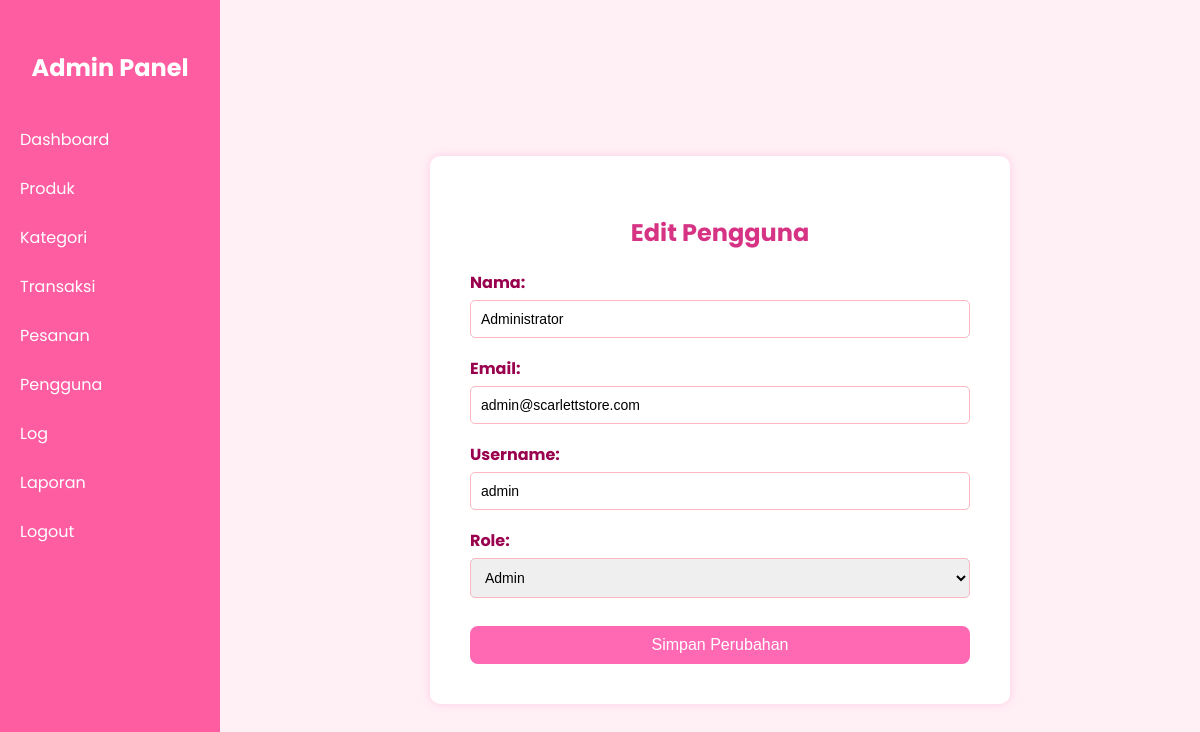
Screenshot of /admin/edit_pengguna.php?id=1 (signed in) with the database file from the repository.
### tables this page shows
CREATE TABLE users (
    id INT AUTO_INCREMENT PRIMARY KEY,
    name VARCHAR(100) NOT NULL,
    email VARCHAR(100) UNIQUE NOT NULL,
    username VARCHAR(50) UNIQUE NOT NULL,
    password VARCHAR(255) NOT NULL,
    role ENUM('admin', 'user') DEFAULT 'user',
    created_at TIMESTAMP DEFAULT CURRENT_TIMESTAMP,
    updated_at TIMESTAMP DEFAULT CURRENT_TIMESTAMP ON UPDATE CURRENT_TIMESTAMP,
    INDEX idx_username (username),
    INDEX idx_email (email),
    INDEX idx_role (role)
);

### admin/edit_pengguna.php (the view, shortened to what this page needs)
<?php
include '../backend/koneksi.php';
$id = (int) $_GET['id'];
$query = mysqli_query($conn, "SELECT * FROM users WHERE id = $id");
$pengguna = mysqli_fetch_assoc($query);
?>
<!DOCTYPE html>
<html lang="id">
<head>
</head>
<body>
<div class="sidebar">
    <h2>Admin Panel</h2>
    <a href="index.php">Dashboard</a>
    <a href="produk.php">Produk</a>
    <a href="kategori.php">Kategori</a>
    <a href="transaksi.php">Transaksi</a>
    <a href="pesanan.php">Pesanan</a>
    <a href="pengguna.php">Pengguna</a>
    <a href="log.php">Log</a>
    <a href="laporan.php">Laporan</a>
    <a href="../auth/logout.php">Logout</a>
</div>
<div class="main-content">
    <div class="form-container">
        <h2>Edit Pengguna</h2>
        <form method="POST">
            <div class="form-group">
                <label>Nama:</label>
                <input type="text" name="nama" value="<?php echo htmlspecialchars($pengguna['name']); ?>" required>
            </div>
            <div class="form-group">
                <label>Email:</label>
                <input type="email" name="email" value="<?php echo htmlspecialchars($pengguna['email']); ?>" required>
            </div>
            <div class="form-group">
                <label>Username:</label>
                <input type="text" name="username" value="<?php echo htmlspecialchars($pengguna['username']); ?>" required>
            </div>
            <div class="form-group">
                <label>Role:</label>
                <select name="role" required>
                    <option value="admin" <?php if ($pengguna['role'] == 'admin') echo 'selected'; ?>>Admin</option>
                </select>
            </div>
            <button type="submit" name="submit" class="btn">Simpan Perubahan</button>
        </form>
    </div>
</div>
</body>
</html>

### admin/edit_pengguna.php (style rules this page uses)
body { margin: 0; font-family: 'Poppins', sans-serif; background: #fff0f5; }
.sidebar { width: 220px; background-color: #ff5da2; color: white; position: fixed; height: 100%; padding-top: 30px; }
.sidebar h2 { text-align: center; margin-bottom: 30px; font-size: 24px; font-weight: bold; color: #fff; }
.sidebar a { display: block; color: white; padding: 12px 20px; text-decoration: none; font-size: 16px; transition: background 0.3s; }
.main-content { margin-left: 240px; min-height: 100vh; display: flex; justify-content: center; align-items: center; padding: 30px; }
.form-container { background: white; border-radius: 10px; padding: 40px; box-shadow: 0 0 10px #ffcce5; width: 500px; }
.form-container h2 { text-align: center; color: #d63384; margin-bottom: 20px; }
.form-group { margin-bottom: 18px; }
.form-group label { display: block; margin-bottom: 5px; color: #99004d; font-weight: bold; }
.form-group input, .form-group select { width: 100%; padding: 10px; border: 1px solid #ffb6c1; border-radius: 5px; font-size: 14px; box-sizing: border-box; }
.btn { background-color: #ff69b4; color: white; width: 100%; padding: 10px; border: none; border-radius: 8px; font-size: 16px; cursor: pointer; margin-top: 10px; text-align: center; text-decoration: none; }

### rows the page displays
users: nama "Administrator", email "admin@scarlettstore.com", username "admin", role "Admin"
